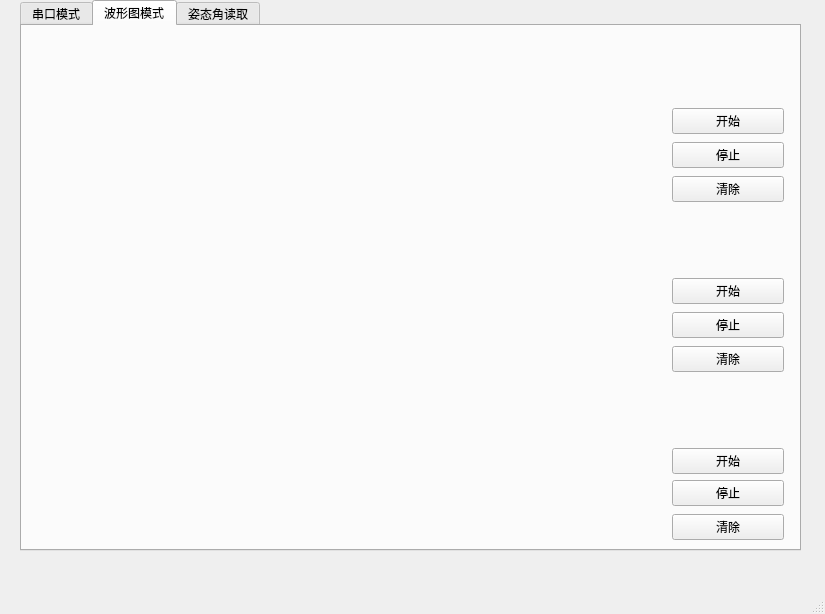
<?xml version="1.0" encoding="UTF-8"?>
<ui version="4.0">
 <class>MainWindow</class>
 <widget class="QMainWindow" name="MainWindow">
  <property name="geometry">
   <rect>
    <x>0</x>
    <y>0</y>
    <width>825</width>
    <height>614</height>
   </rect>
  </property>
  <property name="windowTitle">
   <string>MainWindow</string>
  </property>
  <widget class="QWidget" name="centralwidget">
   <widget class="QTabWidget" name="tabWidget">
    <property name="geometry">
     <rect>
      <x>20</x>
      <y>0</y>
      <width>781</width>
      <height>551</height>
     </rect>
    </property>
    <property name="currentIndex">
     <number>1</number>
    </property>
    <widget class="QWidget" name="tab_9">
     <attribute name="title">
      <string>串口模式</string>
     </attribute>
     <widget class="QWidget" name="verticalLayoutWidget_3">
      <property name="geometry">
       <rect>
        <x>0</x>
        <y>0</y>
        <width>591</width>
        <height>521</height>
       </rect>
      </property>
      <layout class="QVBoxLayout" name="verticalLayout_3">
       <item>
        <layout class="QVBoxLayout" name="verticalLayout">
         <item>
          <widget class="QLabel" name="label">
           <property name="font">
            <font>
             <weight>75</weight>
             <bold>true</bold>
            </font>
           </property>
           <property name="text">
            <string>接收区</string>
           </property>
          </widget>
         </item>
         <item>
          <widget class="QTextEdit" name="receive_text">
           <property name="enabled">
            <bool>true</bool>
           </property>
          </widget>
         </item>
         <item>
          <layout class="QHBoxLayout" name="horizontalLayout">
           <item>
            <widget class="Line" name="line_2">
             <property name="orientation">
              <enum>Qt::Horizontal</enum>
             </property>
            </widget>
           </item>
           <item>
            <spacer name="horizontalSpacer">
             <property name="orientation">
              <enum>Qt::Horizontal</enum>
             </property>
             <property name="sizeHint" stdset="0">
              <size>
               <width>40</width>
               <height>20</height>
              </size>
             </property>
            </spacer>
           </item>
           <item>
            <widget class="QPushButton" name="receive_cleanButton">
             <property name="font">
              <font>
               <weight>75</weight>
               <bold>true</bold>
              </font>
             </property>
             <property name="text">
              <string>清空接收区</string>
             </property>
            </widget>
           </item>
          </layout>
         </item>
         <item>
          <widget class="QLabel" name="label_2">
           <property name="font">
            <font>
             <weight>75</weight>
             <bold>true</bold>
            </font>
           </property>
           <property name="text">
            <string>发送区</string>
           </property>
          </widget>
         </item>
         <item>
          <widget class="QTextEdit" name="send_text">
           <property name="html">
            <string>&lt;!DOCTYPE HTML PUBLIC &quot;-//W3C//DTD HTML 4.0//EN&quot; &quot;http://www.w3.org/TR/REC-html40/strict.dtd&quot;&gt;
&lt;html&gt;&lt;head&gt;&lt;meta name=&quot;qrichtext&quot; content=&quot;1&quot; /&gt;&lt;style type=&quot;text/css&quot;&gt;
p, li { white-space: pre-wrap; }
&lt;/style&gt;&lt;/head&gt;&lt;body style=&quot; font-family:'SimSun'; font-size:9pt; font-weight:400; font-style:normal;&quot;&gt;
&lt;p style=&quot;-qt-paragraph-type:empty; margin-top:0px; margin-bottom:0px; margin-left:0px; margin-right:0px; -qt-block-indent:0; text-indent:0px;&quot;&gt;&lt;br /&gt;&lt;/p&gt;&lt;/body&gt;&lt;/html&gt;</string>
           </property>
          </widget>
         </item>
         <item>
          <layout class="QHBoxLayout" name="horizontalLayout_2">
           <item>
            <layout class="QHBoxLayout" name="horizontalLayout_15">
             <property name="topMargin">
              <number>0</number>
             </property>
             <item>
              <widget class="QLabel" name="label_13">
               <property name="maximumSize">
                <size>
                 <width>40</width>
                 <height>30</height>
                </size>
               </property>
               <property name="baseSize">
                <size>
                 <width>4</width>
                 <height>6</height>
                </size>
               </property>
               <property name="text">
                <string>帧头</string>
               </property>
              </widget>
             </item>
             <item>
              <widget class="QTextEdit" name="headStrEdit">
               <property name="maximumSize">
                <size>
                 <width>80</width>
                 <height>30</height>
                </size>
               </property>
               <property name="html">
                <string>&lt;!DOCTYPE HTML PUBLIC &quot;-//W3C//DTD HTML 4.0//EN&quot; &quot;http://www.w3.org/TR/REC-html40/strict.dtd&quot;&gt;
&lt;html&gt;&lt;head&gt;&lt;meta name=&quot;qrichtext&quot; content=&quot;1&quot; /&gt;&lt;style type=&quot;text/css&quot;&gt;
p, li { white-space: pre-wrap; }
&lt;/style&gt;&lt;/head&gt;&lt;body style=&quot; font-family:'SimSun'; font-size:9pt; font-weight:400; font-style:normal;&quot;&gt;
&lt;p style=&quot; margin-top:0px; margin-bottom:0px; margin-left:0px; margin-right:0px; -qt-block-indent:0; text-indent:0px;&quot;&gt;$&lt;/p&gt;&lt;/body&gt;&lt;/html&gt;</string>
               </property>
              </widget>
             </item>
             <item>
              <spacer name="horizontalSpacer_7">
               <property name="orientation">
                <enum>Qt::Horizontal</enum>
               </property>
               <property name="sizeHint" stdset="0">
                <size>
                 <width>40</width>
                 <height>20</height>
                </size>
               </property>
              </spacer>
             </item>
             <item>
              <widget class="QLabel" name="label_14">
               <property name="maximumSize">
                <size>
                 <width>40</width>
                 <height>30</height>
                </size>
               </property>
               <property name="text">
                <string>帧尾</string>
               </property>
              </widget>
             </item>
             <item>
              <widget class="QTextEdit" name="tailStrEdit">
               <property name="maximumSize">
                <size>
                 <width>80</width>
                 <height>30</height>
                </size>
               </property>
               <property name="html">
                <string>&lt;!DOCTYPE HTML PUBLIC &quot;-//W3C//DTD HTML 4.0//EN&quot; &quot;http://www.w3.org/TR/REC-html40/strict.dtd&quot;&gt;
&lt;html&gt;&lt;head&gt;&lt;meta name=&quot;qrichtext&quot; content=&quot;1&quot; /&gt;&lt;style type=&quot;text/css&quot;&gt;
p, li { white-space: pre-wrap; }
&lt;/style&gt;&lt;/head&gt;&lt;body style=&quot; font-family:'SimSun'; font-size:9pt; font-weight:400; font-style:normal;&quot;&gt;
&lt;p style=&quot; margin-top:0px; margin-bottom:0px; margin-left:0px; margin-right:0px; -qt-block-indent:0; text-indent:0px;&quot;&gt;*&lt;/p&gt;&lt;/body&gt;&lt;/html&gt;</string>
               </property>
              </widget>
             </item>
            </layout>
           </item>
           <item>
            <spacer name="horizontalSpacer_2">
             <property name="orientation">
              <enum>Qt::Horizontal</enum>
             </property>
             <property name="sizeHint" stdset="0">
              <size>
               <width>40</width>
               <height>20</height>
              </size>
             </property>
            </spacer>
           </item>
           <item>
            <widget class="QPushButton" name="sendButton">
             <property name="font">
              <font>
               <weight>75</weight>
               <bold>true</bold>
              </font>
             </property>
             <property name="text">
              <string>发送</string>
             </property>
            </widget>
           </item>
           <item>
            <widget class="QPushButton" name="send_cleanButton">
             <property name="font">
              <font>
               <weight>75</weight>
               <bold>true</bold>
               <strikeout>false</strikeout>
               <kerning>true</kerning>
              </font>
             </property>
             <property name="text">
              <string>清空发送区</string>
             </property>
            </widget>
           </item>
          </layout>
         </item>
         <item>
          <layout class="QVBoxLayout" name="verticalLayout_2"/>
         </item>
        </layout>
       </item>
      </layout>
     </widget>
     <widget class="QWidget" name="verticalLayoutWidget_4">
      <property name="geometry">
       <rect>
        <x>610</x>
        <y>20</y>
        <width>151</width>
        <height>491</height>
       </rect>
      </property>
      <layout class="QVBoxLayout" name="verticalLayout_4">
       <item>
        <layout class="QHBoxLayout" name="horizontalLayout_4">
         <item>
          <widget class="QLabel" name="label_3">
           <property name="font">
            <font>
             <weight>75</weight>
             <bold>true</bold>
            </font>
           </property>
           <property name="text">
            <string>串口号</string>
           </property>
          </widget>
         </item>
         <item>
          <widget class="QComboBox" name="comboBox_port"/>
         </item>
        </layout>
       </item>
       <item>
        <layout class="QHBoxLayout" name="horizontalLayout_6">
         <item>
          <widget class="QLabel" name="label_5">
           <property name="font">
            <font>
             <weight>75</weight>
             <bold>true</bold>
            </font>
           </property>
           <property name="text">
            <string>波特率</string>
           </property>
          </widget>
         </item>
         <item>
          <widget class="QComboBox" name="comboBox_boadrate">
           <item>
            <property name="text">
             <string>4800</string>
            </property>
           </item>
           <item>
            <property name="text">
             <string>9600</string>
            </property>
           </item>
           <item>
            <property name="text">
             <string>38400</string>
            </property>
           </item>
           <item>
            <property name="text">
             <string>115200</string>
            </property>
           </item>
          </widget>
         </item>
        </layout>
       </item>
       <item>
        <spacer name="verticalSpacer">
         <property name="orientation">
          <enum>Qt::Vertical</enum>
         </property>
         <property name="sizeHint" stdset="0">
          <size>
           <width>20</width>
           <height>40</height>
          </size>
         </property>
        </spacer>
       </item>
       <item>
        <widget class="QPushButton" name="btn_open_serial">
         <property name="font">
          <font>
           <weight>75</weight>
           <bold>true</bold>
          </font>
         </property>
         <property name="text">
          <string>打开串口</string>
         </property>
        </widget>
       </item>
       <item>
        <widget class="QPushButton" name="btn_close_serial">
         <property name="font">
          <font>
           <weight>75</weight>
           <bold>true</bold>
          </font>
         </property>
         <property name="text">
          <string>关闭串口</string>
         </property>
        </widget>
       </item>
      </layout>
     </widget>
    </widget>
    <widget class="QWidget" name="tab_10">
     <attribute name="title">
      <string>波形图模式</string>
     </attribute>
     <widget class="QCustomPlot" name="widget1" native="true">
      <property name="geometry">
       <rect>
        <x>30</x>
        <y>10</y>
        <width>591</width>
        <height>161</height>
       </rect>
      </property>
     </widget>
     <widget class="QCustomPlot" name="widget2" native="true">
      <property name="geometry">
       <rect>
        <x>30</x>
        <y>180</y>
        <width>591</width>
        <height>161</height>
       </rect>
      </property>
     </widget>
     <widget class="QCustomPlot" name="widget3" native="true">
      <property name="geometry">
       <rect>
        <x>30</x>
        <y>350</y>
        <width>591</width>
        <height>161</height>
       </rect>
      </property>
     </widget>
     <widget class="QWidget" name="verticalLayoutWidget">
      <property name="geometry">
       <rect>
        <x>650</x>
        <y>80</y>
        <width>112</width>
        <height>98</height>
       </rect>
      </property>
      <layout class="QVBoxLayout" name="verticalLayout_5">
       <item>
        <spacer name="verticalSpacer_5">
         <property name="orientation">
          <enum>Qt::Vertical</enum>
         </property>
         <property name="sizeHint" stdset="0">
          <size>
           <width>20</width>
           <height>40</height>
          </size>
         </property>
        </spacer>
       </item>
       <item>
        <widget class="QPushButton" name="gstart1_Button">
         <property name="text">
          <string>开始</string>
         </property>
        </widget>
       </item>
       <item>
        <spacer name="verticalSpacer_4">
         <property name="orientation">
          <enum>Qt::Vertical</enum>
         </property>
         <property name="sizeHint" stdset="0">
          <size>
           <width>20</width>
           <height>40</height>
          </size>
         </property>
        </spacer>
       </item>
       <item>
        <widget class="QPushButton" name="gstop1_Button">
         <property name="text">
          <string>停止</string>
         </property>
        </widget>
       </item>
       <item>
        <spacer name="verticalSpacer_3">
         <property name="orientation">
          <enum>Qt::Vertical</enum>
         </property>
         <property name="sizeHint" stdset="0">
          <size>
           <width>20</width>
           <height>40</height>
          </size>
         </property>
        </spacer>
       </item>
       <item>
        <widget class="QPushButton" name="gclear1_Button">
         <property name="text">
          <string>清除</string>
         </property>
        </widget>
       </item>
       <item>
        <spacer name="verticalSpacer_2">
         <property name="orientation">
          <enum>Qt::Vertical</enum>
         </property>
         <property name="sizeHint" stdset="0">
          <size>
           <width>20</width>
           <height>40</height>
          </size>
         </property>
        </spacer>
       </item>
      </layout>
     </widget>
     <widget class="QWidget" name="verticalLayoutWidget_2">
      <property name="geometry">
       <rect>
        <x>650</x>
        <y>250</y>
        <width>112</width>
        <height>98</height>
       </rect>
      </property>
      <layout class="QVBoxLayout" name="verticalLayout_6">
       <item>
        <spacer name="verticalSpacer_9">
         <property name="orientation">
          <enum>Qt::Vertical</enum>
         </property>
         <property name="sizeHint" stdset="0">
          <size>
           <width>20</width>
           <height>40</height>
          </size>
         </property>
        </spacer>
       </item>
       <item>
        <widget class="QPushButton" name="gstart2_Button">
         <property name="text">
          <string>开始</string>
         </property>
        </widget>
       </item>
       <item>
        <spacer name="verticalSpacer_8">
         <property name="orientation">
          <enum>Qt::Vertical</enum>
         </property>
         <property name="sizeHint" stdset="0">
          <size>
           <width>20</width>
           <height>40</height>
          </size>
         </property>
        </spacer>
       </item>
       <item>
        <widget class="QPushButton" name="gstop2_Button">
         <property name="text">
          <string>停止</string>
         </property>
        </widget>
       </item>
       <item>
        <spacer name="verticalSpacer_7">
         <property name="orientation">
          <enum>Qt::Vertical</enum>
         </property>
         <property name="sizeHint" stdset="0">
          <size>
           <width>20</width>
           <height>40</height>
          </size>
         </property>
        </spacer>
       </item>
       <item>
        <widget class="QPushButton" name="gclear2_Button">
         <property name="text">
          <string>清除</string>
         </property>
        </widget>
       </item>
       <item>
        <spacer name="verticalSpacer_6">
         <property name="orientation">
          <enum>Qt::Vertical</enum>
         </property>
         <property name="sizeHint" stdset="0">
          <size>
           <width>20</width>
           <height>40</height>
          </size>
         </property>
        </spacer>
       </item>
      </layout>
     </widget>
     <widget class="QWidget" name="verticalLayoutWidget_5">
      <property name="geometry">
       <rect>
        <x>650</x>
        <y>420</y>
        <width>112</width>
        <height>98</height>
       </rect>
      </property>
      <layout class="QVBoxLayout" name="verticalLayout_7">
       <item>
        <spacer name="verticalSpacer_12">
         <property name="orientation">
          <enum>Qt::Vertical</enum>
         </property>
         <property name="sizeHint" stdset="0">
          <size>
           <width>20</width>
           <height>40</height>
          </size>
         </property>
        </spacer>
       </item>
       <item>
        <widget class="QPushButton" name="gstart3_Button">
         <property name="text">
          <string>开始</string>
         </property>
        </widget>
       </item>
       <item>
        <widget class="QPushButton" name="gstop3_Button">
         <property name="text">
          <string>停止</string>
         </property>
        </widget>
       </item>
       <item>
        <spacer name="verticalSpacer_13">
         <property name="orientation">
          <enum>Qt::Vertical</enum>
         </property>
         <property name="sizeHint" stdset="0">
          <size>
           <width>20</width>
           <height>40</height>
          </size>
         </property>
        </spacer>
       </item>
       <item>
        <widget class="QPushButton" name="gclear3_Button">
         <property name="text">
          <string>清除</string>
         </property>
        </widget>
       </item>
       <item>
        <spacer name="verticalSpacer_11">
         <property name="orientation">
          <enum>Qt::Vertical</enum>
         </property>
         <property name="sizeHint" stdset="0">
          <size>
           <width>20</width>
           <height>40</height>
          </size>
         </property>
        </spacer>
       </item>
       <item>
        <spacer name="verticalSpacer_10">
         <property name="orientation">
          <enum>Qt::Vertical</enum>
         </property>
         <property name="sizeHint" stdset="0">
          <size>
           <width>20</width>
           <height>40</height>
          </size>
         </property>
        </spacer>
       </item>
      </layout>
     </widget>
    </widget>
    <widget class="QWidget" name="tab_11">
     <attribute name="title">
      <string>姿态角读取</string>
     </attribute>
    </widget>
   </widget>
  </widget>
  <widget class="QMenuBar" name="menubar">
   <property name="geometry">
    <rect>
     <x>0</x>
     <y>0</y>
     <width>825</width>
     <height>21</height>
    </rect>
   </property>
  </widget>
  <widget class="QStatusBar" name="statusbar"/>
 </widget>
 <customwidgets>
  <customwidget>
   <class>QCustomPlot</class>
   <extends>QWidget</extends>
   <header>qcustomplot.h</header>
   <container>1</container>
  </customwidget>
 </customwidgets>
 <resources/>
 <connections/>
</ui>
